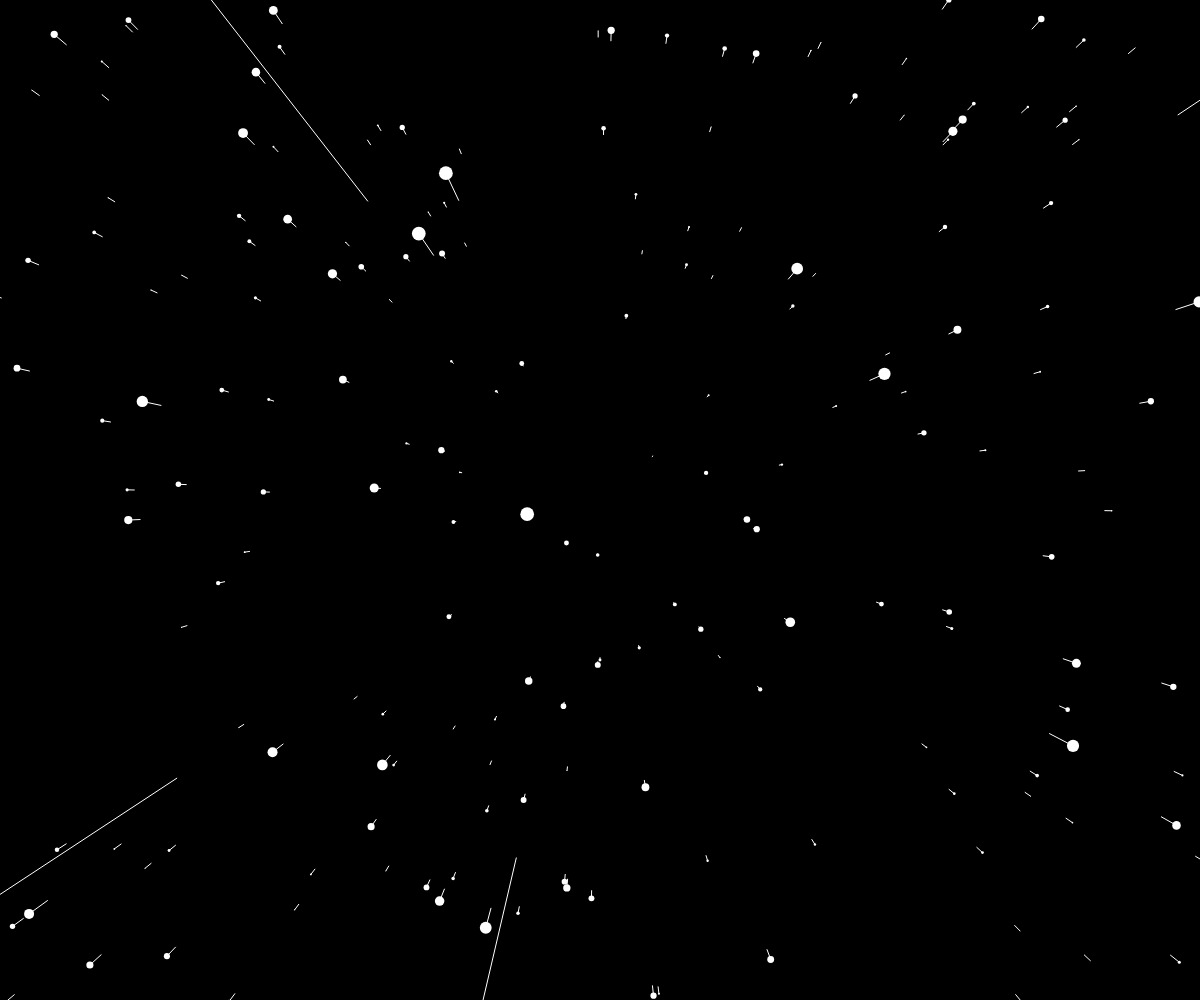
Frame 1 (no input)
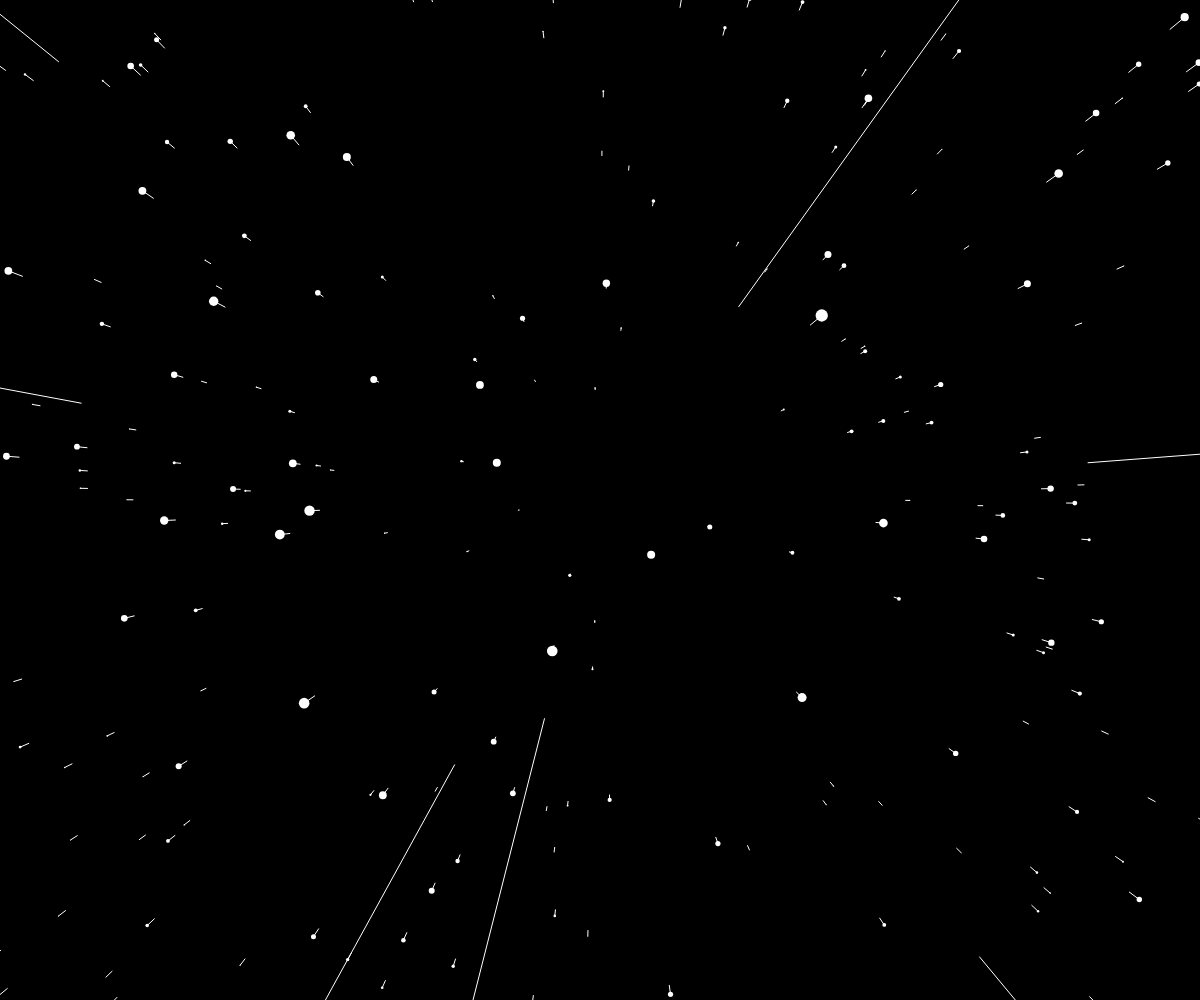
Frame 60 (no input)
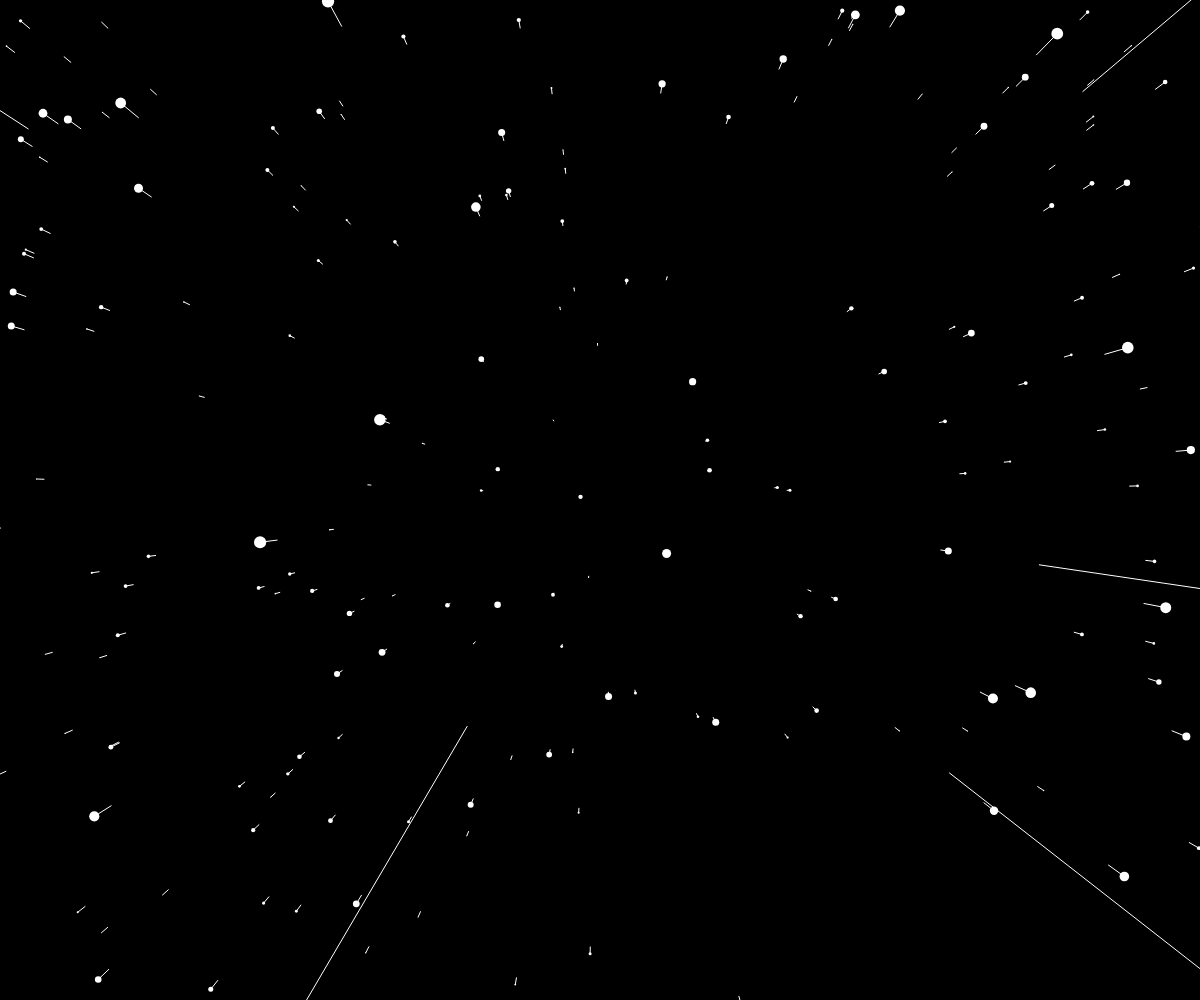
Frame 120 (the mouse pressed at the canvas centre since frame 60)

The p5.js sketch that drew these frames (run headless with seeded random() and noise() and a simulated clock; from frame 60 on, the mouse is pressed at the canvas centre):

// p5.js sketch
// ── sketch.js
var stars=[];
var speed;

function setup() {
createCanvas(window.innerWidth,window.innerHeight);
for(var i=0;i<2000;i++){
	stars[i]=new Star();
}
}

function draw() {
  background(0);
  translate(width/2,height/2);
  for(var i=0;i<stars.length;i++){
  stars[i].update();
  stars[i].show();
  }
}

// ── stars.js
function Star (){
	//   -
	this.x=random(-width,width);
	this.y=random(-height,height);
	this.z=random(width);
	this.pz=this.z;
	this.update=function(){
		
		this.z=this.z-15;
		if(this.z<1){
			this.z=width;
			this.x=random(-width,width);
			this.y=random(-height,height);
		}
		};
 	this.show=function(){
		fill(255);
		noStroke();
		speed=map(mouseX,0,width,50);
		var sx=map(this.x/this.z,0,1,0,width);
		var sy=map(this.y/this.z,0,1,0,height);
		var r=map(this.z,0,width,16,0);
		var px=map(this.x/this.pz,0,1,0,width);
		var py=map(this.y/this.pz,0,1,0,height);
		ellipse(sx,sy,r,r);
		this.pz=this.z;
		stroke(255);
		line(px,py,sx,sy);
	}
}
